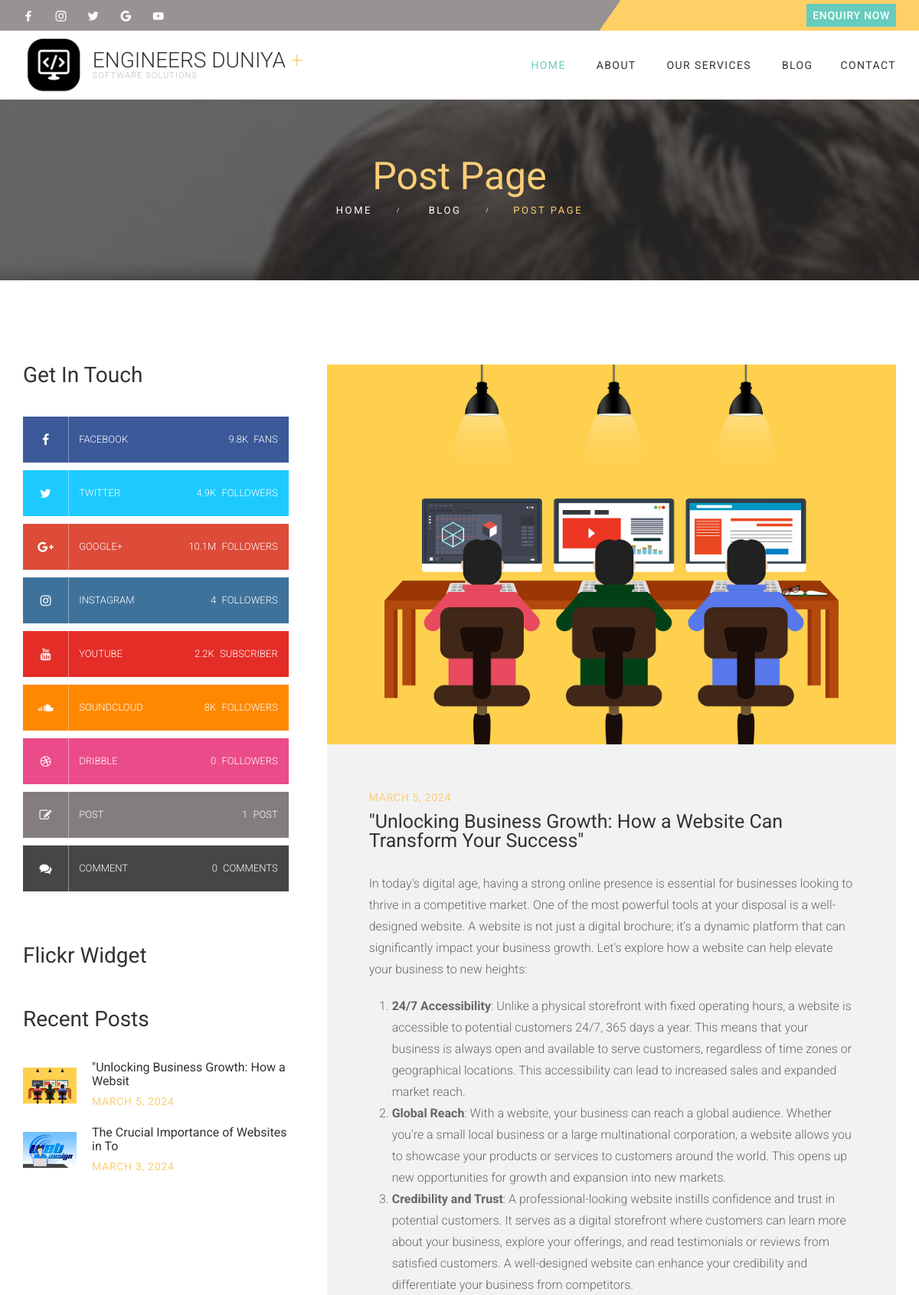
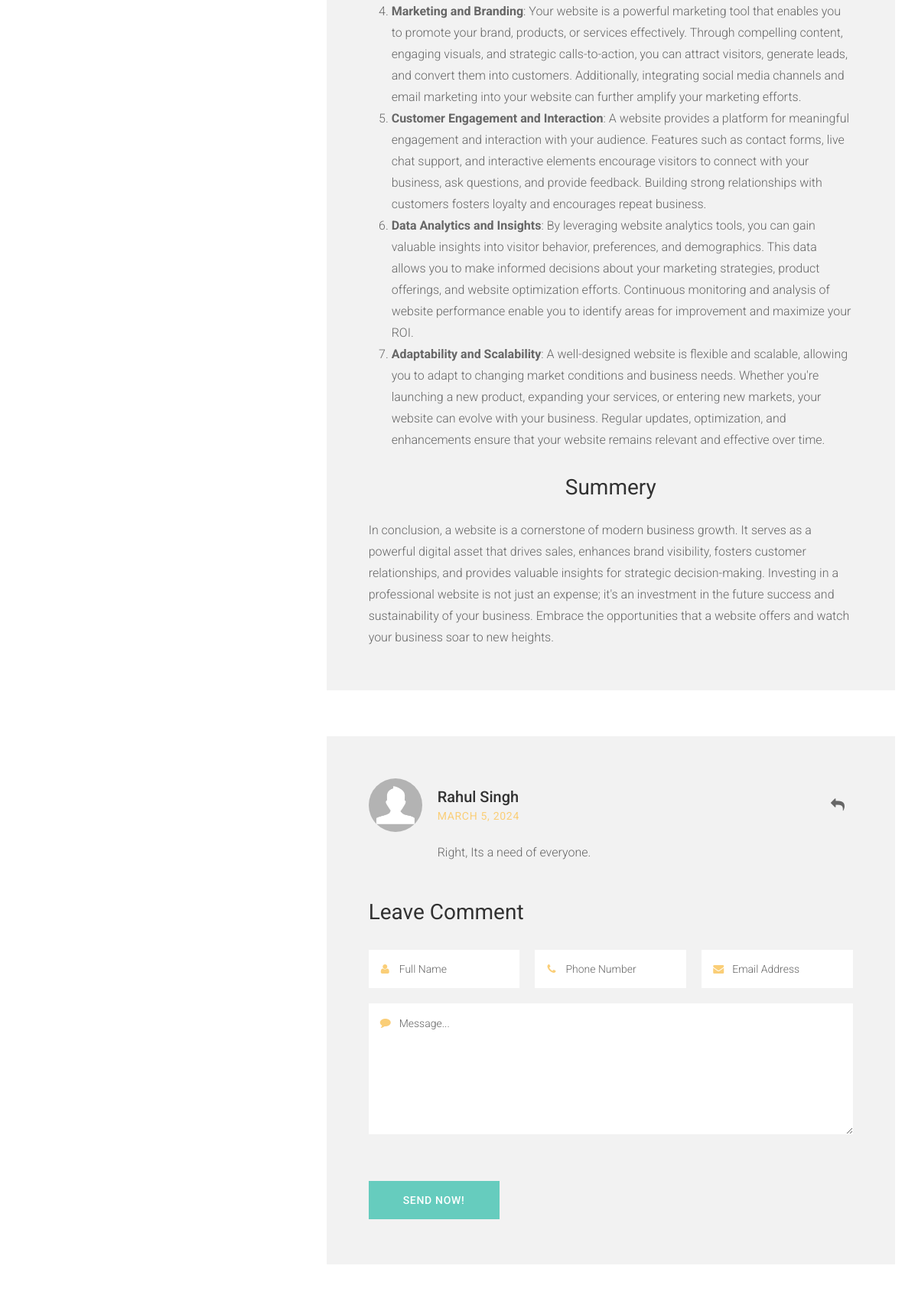
/blog-single-left/2 (upper part), run on the app's committed database (2 pictures, top to bottom).
### mainApp/models.py (models this page shows, shortened)
class BlogPost(models.Model):
    id = models.AutoField(primary_key=True)
    image = models.ImageField(upload_to="uploads")
    date = models.DateField(auto_now=True)
    title = models.CharField(max_length=1000)
    content = RichTextField()
    summery = models.TextField(default="",blank=True)

class BlogComment(models.Model):
    id = models.AutoField(primary_key=True)
    username = models.CharField(max_length=100)
    phone = models.CharField(max_length=15)
    email = models.EmailField()
    date = models.DateField(auto_now=True)
    message = models.TextField()
    post = models.ForeignKey(BlogPost, on_delete=models.CASCADE, related_name="BlogComment")

### mainApp/views.py (the view)
# urls.py: path('blog-single-left/<int:id>',views.blogSingle),
def blogSingle(Request,id):
    blogData = BlogPost.objects.all().order_by("id").reverse()[:5]
    blogDataSingle = BlogPost.objects.get(id=id)
    blogComment = BlogComment.objects.filter(post=blogDataSingle)
    return render(Request,"blog-single-left.html",{"blogDataSingle":blogDataSingle,"blogData":blogData,"blogComment":blogComment})

### mainApp/templates/blog-single-left.html (shortened to what this page needs)
{%extends "index.html"%}
{%load static%}
{%block body%}
			<section class="page_breadcrumbs ds parallax background_overlay section_padding_top_65 section_padding_bottom_65">
				<div class="container">
					<div class="row">
						<div class="col-sm-12 text-center">
							<h2 class="highlight2">Post Page</h2>
							<ol class="breadcrumb darklinks color2">
								<li>
									<a href="index-2.html">
							Home
						</a>
								</li>
								<li>
									<a href="#">Blog</a>
								</li>
								<li class="active">Post Page</li>
							</ol>
						</div>
					</div>
				</div>
			</section>
			<section class="ls section_padding_top_100 section_padding_bottom_100 columns_padding_25">
				<div class="container">
					<div class="row">
						<div class="col-sm-7 col-md-8 col-lg-8 col-sm-push-5 col-md-push-4 col-lg-push-4">
							<article class="single-post vertical-item content-padding big-padding post with_background  overflow-hidden">
								<div class="entry-thumbnail item-media">
									<img src="{{blogDataSingle.image.url}}" alt="">
								</div>
								<div class="item-content">
									<header class="entry-header">
										<p class="content-justify item-meta">
								<span class="entry-date highlight2 small-text">
									<time class="entry-date" datetime="2017-03-13T08:50:40+00:00">
										{{blogDataSingle.date}}
									</time>
								</span>
							</p>
										<h1 class="entry-title topmargin_0">
											{{blogDataSingle.title}}
										</h1>
									</header>
									<div class="entry-content">
										<p>{{blogDataSingle.content|safe}}</p>
										<div class="text-center">
											<blockquote>
												<div class="item-meta">
													<h4 class="margin_0">Summery</h4>
												</div>
											</blockquote>
										</div>
										<p>
											{{blogDataSingle.summery}}
										</p>
									</div>
								</div>
							</article>
							<div class="with_padding big-padding with_background  comments-wrapper">
								<div class="comments-area" id="comments">
									<ol class="comment-list">
										<li class="comment even thread-even depth-1 parent">
											{%for i in blogComment%}
											<article class="comment-body media">
												<div class="media-left">
													<img class="media-object" alt="" src="{%static 'images/engineers/im1.png'%}">
												</div>
												<div class="media-body">
													<span class="reply greylinks">
														<a href="#respond">
															<i class="fa fa-reply"></i>
														</a>
													</span>
													<div class="comment-meta darklinks">
														<a class="author_url" rel="external nofollow" href="#">{{i.username}}</a>
														<span class="comment-date highlight2 small-text">
															<time datetime="2017-01-08T15:05:23+00:00" class="entry-date">{{i.date}}</time>
														</span>
													</div>
													<p>{{i.message}}</p>
												</div>
											</article>
											{%endfor%}
										</li>
									</ol>
								</div>
								<div class="comment-respond" id="respond">
									<h3>Leave Comment</h3>
									<form class="comment-form columns_padding_10" id="commentform" method="post" action="/blogComment/">
										<div class="row">
											<div class="col-md-4">
												<div class="form-group margin_0">
													<i class="fa fa-user highlight2 small-text" aria-hidden="true"></i>
													<input type="text" aria-required="true" size="30" value="" name="author" id="author" class="form-control" placeholder="Full Name" required>
												</div>
											</div>
											<div class="col-md-4">
												<div class="form-group margin_0">
													<i class="fa fa-phone highlight2 small-text" aria-hidden="true"></i>
													<input type="text" size="30" value="" name="comment_phone" id="comment_phone" class="form-control" placeholder="Phone Number" pattern=[0-9]{10} required>
												</div>
											</div>
											<div class="col-md-4">
												<div class="form-group margin_0">
													<i class="fa fa-envelope highlight2 small-text" aria-hidden="true"></i>
													<input type="email" size="30" value="" name="comment_email" id="comment_email" class="form-control" placeholder="Email Address" required>
												</div>
											</div>
											<div class="col-md-12">
												<div class="form-group margin_0">
													<i class="fa fa-comment highlight2 small-text" aria-hidden="true"></i>
													<textarea aria-required="true" rows="5" cols="45" name="comment" id="comment" class="form-control" placeholder="Message..." required></textarea>
												</div>
											</div>
											<div class="col-md-12">
											</div>
										</div>
										<div class="form-submit topmargin_30">
											<button type="submit" id="submit" name="submit" class="theme_button wide_button">Send now!</button>
										</div>
									</form>
								</div>
							</div>
						</div>
						<aside class="col-sm-5 col-md-4 col-lg-4 col-sm-pull-7 col-md-pull-8 col-lg-pull-8">
							<div class="widget widget_apsc_widget">
								<h3 class="widget-title poppins">Get In Touch</h3>
								<div class="apsc-icons-wrapper clearfix apsc-theme-4">
									<div class="apsc-each-profile">
										<a class="apsc-facebook-icon clearfix" href="#">
											<div class="apsc-inner-block">
												<span class="social-icon">
													<i class="fa fa-facebook apsc-facebook"></i>
													<span class="media-name">Facebook</span>
												</span>
												<span class="apsc-count">9.8K</span>
												<span class="apsc-media-type">Fans</span>
											</div>
										</a>
									</div>
									<div class="apsc-each-profile">
										<a class="apsc-twitter-icon clearfix" href="#">
											<div class="apsc-inner-block">
												<span class="social-icon">
													<i class="fa fa-twitter apsc-twitter"></i>
													<span class="media-name">Twitter</span>
												</span>
												<span class="apsc-count">4.9K</span>
												<span class="apsc-media-type">Followers</span>
											</div>
										</a>
									</div>
									<div class="apsc-each-profile">
										<a class="apsc-google-plus-icon clearfix" href="#">
											<div class="apsc-inner-block">
												<span class="social-icon">
													<i class="apsc-googlePlus fa fa-google-plus"></i>
													<span class="media-name">google+</span>
												</span>
												<span class="apsc-count">10.1M</span>
												<span class="apsc-media-type">Followers</span>
											</div>
										</a>
									</div>
									<div class="apsc-each-profile">
										<a class="apsc-instagram-icon clearfix" href="#">
											<div class="apsc-inner-block">
												<span class="social-icon">
													<i class="apsc-instagram fa fa-instagram"></i>
													<span class="media-name">Instagram</span>
												</span>
												<span class="apsc-count">4</span>
												<span class="apsc-media-type">Followers</span>
											</div>
										</a>
									</div>
									<div class="apsc-each-profile">
										<a class="apsc-youtube-icon clearfix" href="#">
											<div class="apsc-inner-block">
												<span class="social-icon">
													<i class="apsc-youtube fa fa-youtube"></i>
													<span class="media-name">Youtube</span>
												</span>
												<span class="apsc-count">2.2K</span>
												<span class="apsc-media-type">Subscriber</span>
											</div>
										</a>
									</div>
									<div class="apsc-each-profile">
										<a class="apsc-soundcloud-icon clearfix" href="#">
											<div class="apsc-inner-block">
												<span class="social-icon">
													<i class="apsc-soundcloud fa fa-soundcloud"></i>
													<span class="media-name">Soundcloud</span>
												</span>
												<span class="apsc-count">8K</span>
												<span class="apsc-media-type">Followers</span>
											</div>
										</a>
									</div>
									<div class="apsc-each-profile">
										<a class="apsc-dribble-icon clearfix" href="#">
											<div class="apsc-inner-block">
												<span class="social-icon">
													<i class="apsc-dribbble fa fa-dribbble"></i>
													<span class="media-name">dribble</span>
												</span>
												<span class="apsc-count">0</span>
												<span class="apsc-media-type">Followers</span>
											</div>
										</a>
									</div>
									<div class="apsc-each-profile">
										<a class="apsc-edit-icon clearfix" href="#">
											<div class="apsc-inner-block">
												<span class="social-icon">
													<i class="apsc-posts fa fa-edit"></i>
													<span class="media-name">Post</span>
												</span>
												<span class="apsc-count">1</span>
												<span class="apsc-media-type">Post</span>
											</div>
										</a>
									</div>
									<div class="apsc-each-profile">
										<a class="apsc-comment-icon clearfix" href="#">
											<div class="apsc-inner-block">
												<span class="social-icon">
													<i class="apsc-comments fa fa-comments"></i>
													<span class="media-name">Comment</span>
												</span>
												<span class="apsc-count">0</span>
												<span class="apsc-media-type">Comments</span>
											</div>
										</a>
									</div>
								</div>
							</div>
							<div class="widget widget_flickr">
								<h3 class="widget-title poppins">Flickr Widget</h3>
							</div>
							<div class="widget widget_recent_posts">
								<h3 class="widget-title poppins">Recent Posts</h3>
								<ul class="media-list">
								{%for i in blogData%}
								<li class="media">
									<div class="media-left media-middle">
										<img src="{{i.image.url}}" alt="" />
									</div>
									<div class="media-body media-middle">
										<h4>
											<a href="/blog-single-left/{{i.id}}">
												{{i.title|slice:":40"}}
											</a>
										</h4>
										<span class="entry-date highlight2 small-text">
											<time class="entry-date" datetime="2017-03-13T08:50:40+00:00">
												{{i.date}}
											</time>
										</span>
									</div>
								</li>
								{%endfor%}
								</ul>
							</div>
						</aside>
					</div>
				</div>
			</section>
			{%endblock%}

### data on the page
BlogPost: image (picture), date "MARCH 5, 2024", title "\"Unlocking Business Growth: How a Website Can Transform Your Success\"", content "In today's digital age, having a strong online presence is essential for businesses looking to thrive in a competitive market. One of the most powerful tools at your disposal is a well-designed website. A website is not just a digital brochure; it's a dynamic platform that can significantly impact your business growth. Let's explore how a website can help elevate your business to new heights: 24/7 Accessibility : Unlike a physical storefront with fixed operating hours, a website is accessible to potential customers 24/7, 365 days a year. This means that your business is always open and available to serve customers, regardless of time zones or geographical locations. This accessibility can…", summery "In conclusion, a website is a cornerstone of modern business growth. It serves as a powerful digital asset that drives sales, enhances brand visibility, fosters customer relationships, and provides valuable insights for strategic decision-making. Investing in a professional website is not just an expense; it's an investment in the future success and sustainability of your business. Embrace the opportunities that a website offers and watch your business soar to new heights.", title "\"Unlocking Business Growth: How a Websit"
BlogComment: username "Rahul Singh", date "MARCH 5, 2024", message "Right, Its a need of everyone."
BlogPost: image (picture), title "The Crucial Importance of Websites in To", date "MARCH 3, 2024"
